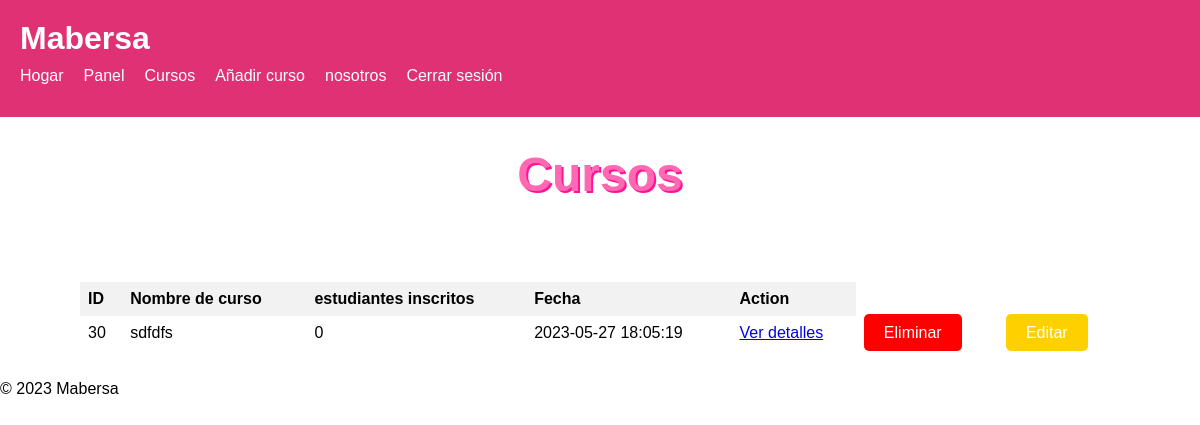
Page /teacher_dashboard.php (signed in) on the earlier database version.
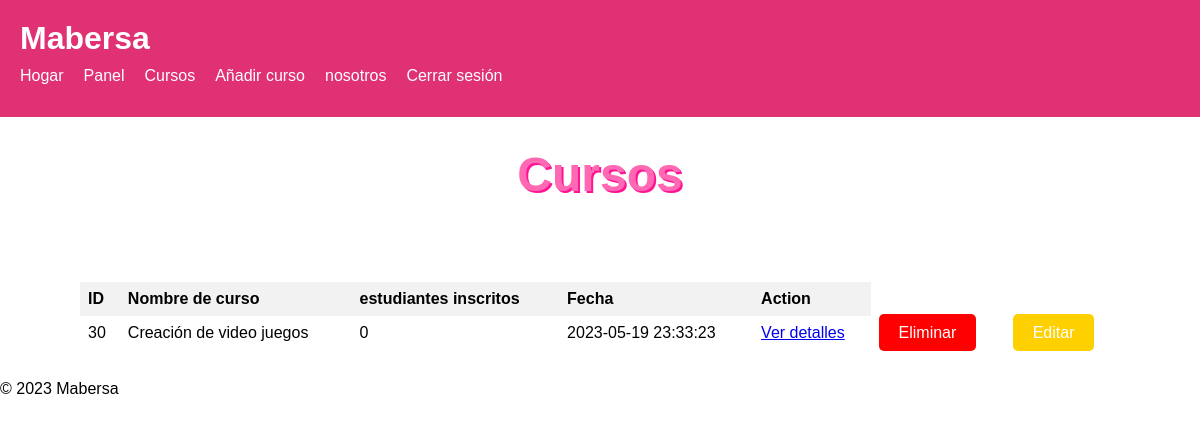
Same page on the later database version.
### tables this page shows
CREATE TABLE `courses` (
  `c_id` int(11) NOT NULL,
  `t_id` int(11) NOT NULL,
  `course_name` varchar(255) NOT NULL,
  `course_description` text DEFAULT NULL,
  `video` varchar(255) DEFAULT NULL,
  `image` varchar(255) DEFAULT NULL,
  `timestamp` timestamp NOT NULL DEFAULT current_timestamp(),
  `approved` tinyint(1) DEFAULT 0
);

### teacher_dashboard.php (the view, shortened to what this page needs)
<?php
require_once('db_conn.php');
$t_id = $_SESSION['u_id'];
$sql = "SELECT * FROM courses WHERE t_id = '$t_id'";
$result = mysqli_query($conn, $sql);
if (mysqli_num_rows($result) > 0) {
    $show = '<table>';
    $show .= '<thead><tr><th>ID</th><th>Nombre de curso</th><th>estudiantes inscritos</th><th>Fecha</th><th>Action</th></tr></thead>';
    while($row = mysqli_fetch_assoc($result)) {
        $c_id = $row['c_id'];
        $sql1 = "SELECT COUNT(*) AS `total_students` FROM `enrollment` WHERE `c_id` = '$c_id'";
        $result1 = mysqli_query($conn,$sql1);
        $row1 = mysqli_fetch_assoc($result1);
        $show .= '<tr>';
        $show .= '<td>' . $row["c_id"] . '</td>';
        $show .= '<td>' . $row["course_name"] . '</td>';
        $show .= '<td>' . $row1["total_students"] . '</td>';
        $show .= '<td>' . $row["timestamp"] . '</td>';
        $show .= '<td><a href="teacher_course.php?c_id=' . $row["c_id"] . '">Ver detalles</a></td>';
        $show .= '<td><a href="delete.php?c_id='.$c_id.'" class="eliminar">Eliminar</a></td>';
        $show.= '<td><a href="edit.php?c_id='.$c_id.'" class="editar">Editar</a></td>';
        $show .= '</tr>';
    }
    $show .= '</table>';
} else {
    $show = "<div class='error'>No se encontraron cursos.</div>";
}
?>
<!DOCTYPE html>
<html>
    <head>
        <link rel="stylesheet" type="text/css" href="./assets/css/style.css">
    </head>
    <body>
        <?php include('header.php'); ?>
        <main>
            <h1 class="page-title">Cursos</h1>
            <div class="card-container">
                <?php echo $show; ?>
            </div>
        </main>
        <?php include('footer.php'); ?>
    </body>
</html>

Differences in the rows shown:
changed courses id 30: course_name "sdfdfs" → "Creación de video juegos"; timestamp "2023-05-27 18:05:19" → "2023-05-19 23:33:23"
